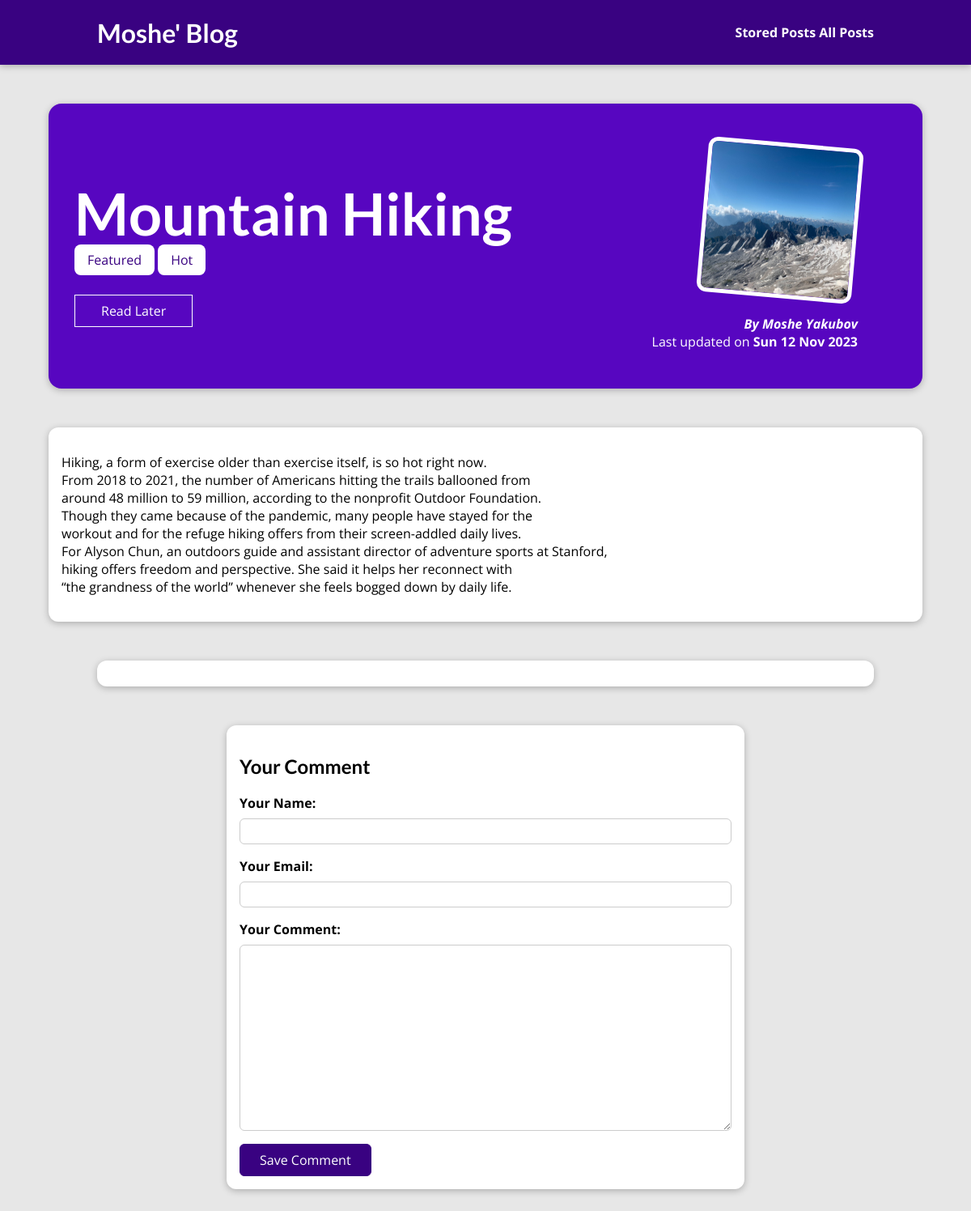
Page /posts/hike-in-the-mountains on the earlier database version.
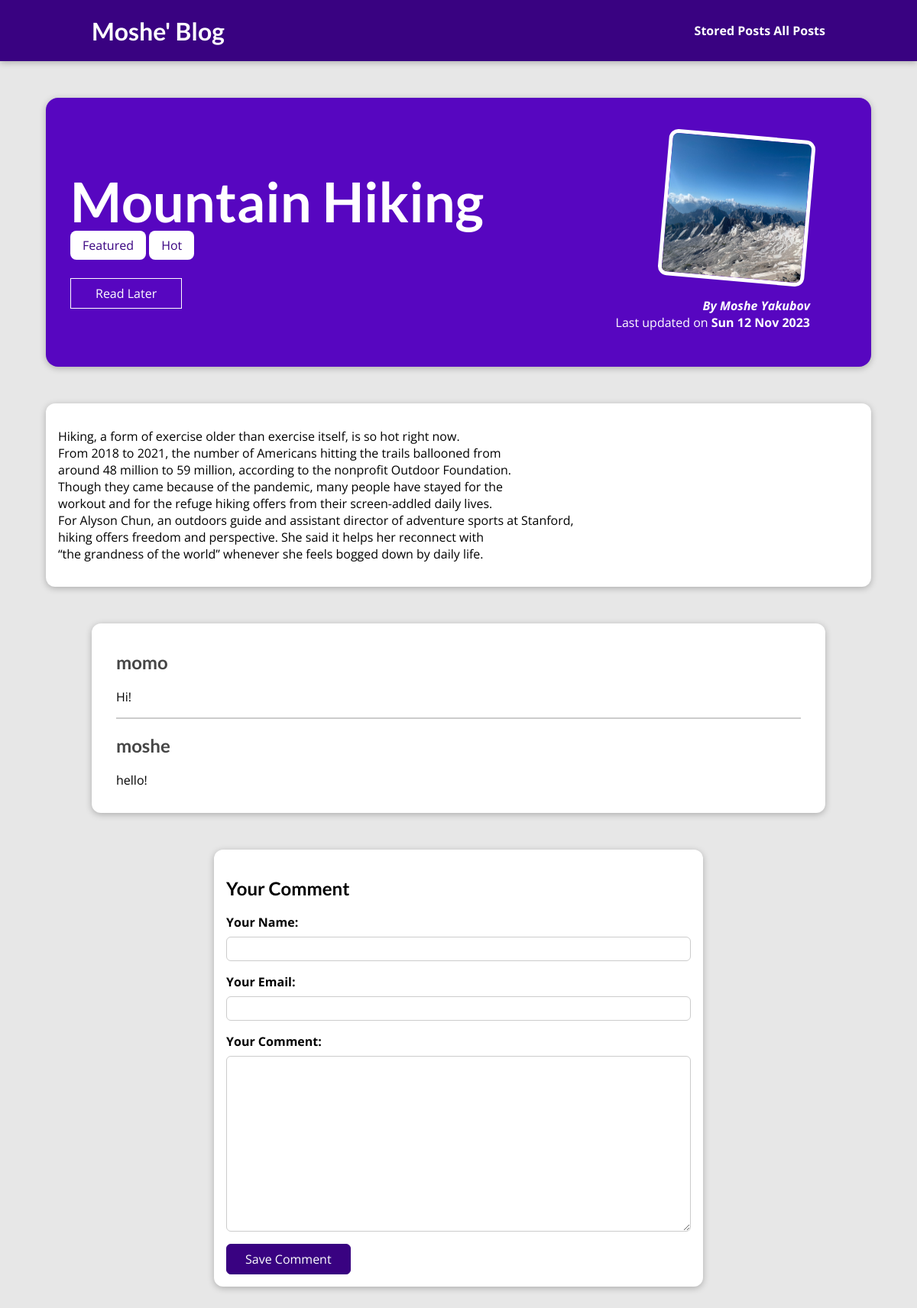
Same page on the later database version.
### blog/models.py (models this page shows, shortened)
class Tag(models.Model):
    caption = models.CharField(max_length=20)

class Comment(models.Model):
    user_name = models.CharField(max_length=120)
    user_email = models.EmailField()
    text = models.TextField(max_length=400)
    post = models.ForeignKey(Post, on_delete=models.CASCADE, related_name='comments')

### blog/views.py (the view, shortened to what this page needs)
# urls.py: path("posts/<slug:slug>", views.SinglePostView.as_view(), name="post_details_page"),
class SinglePostView(View):
    def get(self, request, slug):
        post = Post.objects.get(slug=slug)
        context = {
            "post": post,
            "post_tags": post.tags.all(),
            "comment_form": CommentForm(),
            "comments": post.comments.all().order_by("-id")
        }
        return render(request, "blog/post-detail.html", context)

### blog/forms.py
class CommentForm(forms.ModelForm):
    class Meta:
        model = Comment
        exclude = ["post"]
        labels = {
            "user_name": "Your Name",
            "user_email": "Your Email",
            "text": "Your Comment"
        }

### blog/models.py (called while the page is built)
    def full_name(self):
        return f"{self.first_name} {self.last_name}"

    def __str__(self):
        return self.full_name()

### blog/templates/blog/post-detail.html (shortened to what this page needs)
{% extends "base.html" %}
{% load static %}
{% block css_files %}
    <link rel="stylesheet" href="{% static "blog/post-detail.css" %}">
{% endblock %}
{% block content %}
    <section id="summary">
        <h2>{{ post.title }}</h2>
        <div>
            {% for tag in post_tags %}
                <span class="tag">{{ tag.caption }}</span>
            {% endfor %}
        </div>
        <div id="read-later">
            <form action="{% url "read-later" %}" method="POST">
                <button>Read Later</button>
            </form>
        </div>
        <article>
            <img src="{{ post.image.url }}" alt="{{ post.title }}">
            <address>By <a href="mailto: {{ post.author.email_address }}"> {{ post.author }}</a></address>
            <div>
                Last updated on
                <time>{{ post.date|date:"D d M Y" }}</time>
            </div>
        </article>
    </section>
    <main>
        {{ post.content|linebreaks }}
    </main>
    <section id="comments">
        <ul>
            {% for comment in comments %}
                <li>
                    <h2>{{ comment.user_name }}</h2>
                    <p>{{ comment.text|linebreaks }}</p>
                </li>
            {% endfor %}
        </ul>
    </section>
    <section id="comment-form">
        <h2>Your Comment</h2>
        <form action="{% url "post_details_page" post.slug %}" method="POST">
            {% for form_field in comment_form %}
                <div class="form-control {% if form_field.errors %}invalid{% endif %}">
                    {{ form_field.label_tag }}
                    {{ form_field }}
                </div>
            {% endfor %}
            <button>Save Comment</button>
        </form>
    </section>
{% endblock %}

Differences in the rows shown:
added Comment: user_name "momo", text "Hi!"
added Comment: user_name "moshe", text "hello!"
